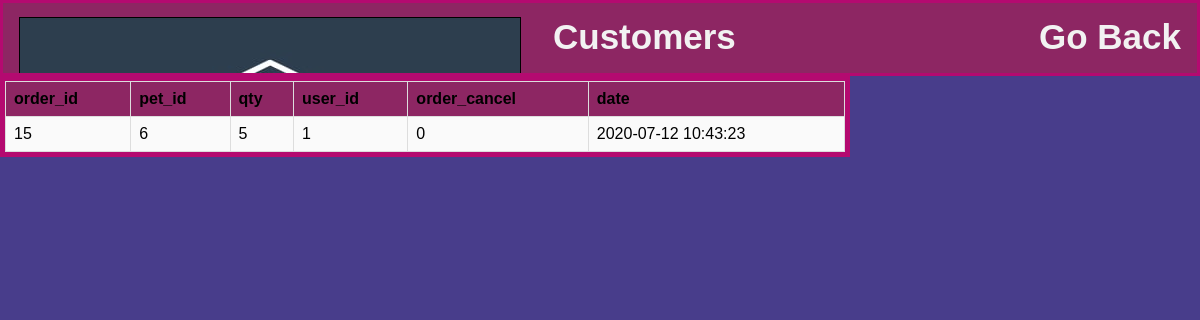
/customer.php, run on the app's committed database.
### tables this page shows
CREATE TABLE `order_placed` (
  `order_id` int(11) NOT NULL,
  `pet_id` int(30) NOT NULL,
  `qty` int(30) NOT NULL,
  `user_id` int(20) NOT NULL,
  `order_cancel` int(20) NOT NULL,
  `order_date` timestamp NOT NULL DEFAULT current_timestamp() ON UPDATE current_timestamp()
);

### customer.php (the view, shortened to what this page needs)
<html>
    <head>
    </head>
    <body>
    <div class="topnav">
            <a class="active" href="home.html"><img src="logo.jpg" style="border:1px solid #000;" alt="Add photo here"></a>
            <a href="customer.php">Customers</a>
            <div class="topnav-right">
              <a href="viewallpetdetails.php">Go Back</a>
            </div>
          </div>
<?php
$con = mysqli_connect("localhost","root","","pet_shop");
$var=mysqli_query($con,"select * from order_placed ");
echo "<table>";
echo "<tr>
<th>order_id</th>
<th>pet_id</th>
<th>qty</th>
<th>user_id</th>
<th>order_cancel</th>
<th>date</th>
</tr>";
if(mysqli_num_rows($var)>0){
    while($arr=mysqli_fetch_row($var))
    { echo "<tr>
    <td>$arr[0]</td>
    <td>$arr[1]</td>
    <td>$arr[2]</td>
    <td>$arr[3]</td>
    <td>$arr[4]</td>
    <td>$arr[5]</td>
    </tr>";}
    echo "</table>";
}
?>

### customer.php (style rules this page uses)
body { margin: 0; font-family: Arial, Helvetica, sans-serif; background-color: darkslateblue; }
.topnav { overflow: hidden; background-color:#8d2663; height: 70px; border: 3px solid #b40a70; }
.topnav a { float: left; color: #f2f2f2; text-align: center; padding: 14px 16px; text-decoration: none; font-size: 35px; font-weight: bold; }
.topnav-right { float: right; }
table { font-family: arial, sans-serif; border-collapse: collapse; outline:#b40a70 solid 5px; width: 70%; margin:5px ; background: #FAFAFA; }
td, th { border: 1px solid #dddddd; text-align: left; padding: 8px; }
th { background-color:#8d2663; }

### data on the page
order_placed: order_id "15", pet "6", qty "5", user "1", order_cancel "0", order_date "2020-07-12 10:43:23"
